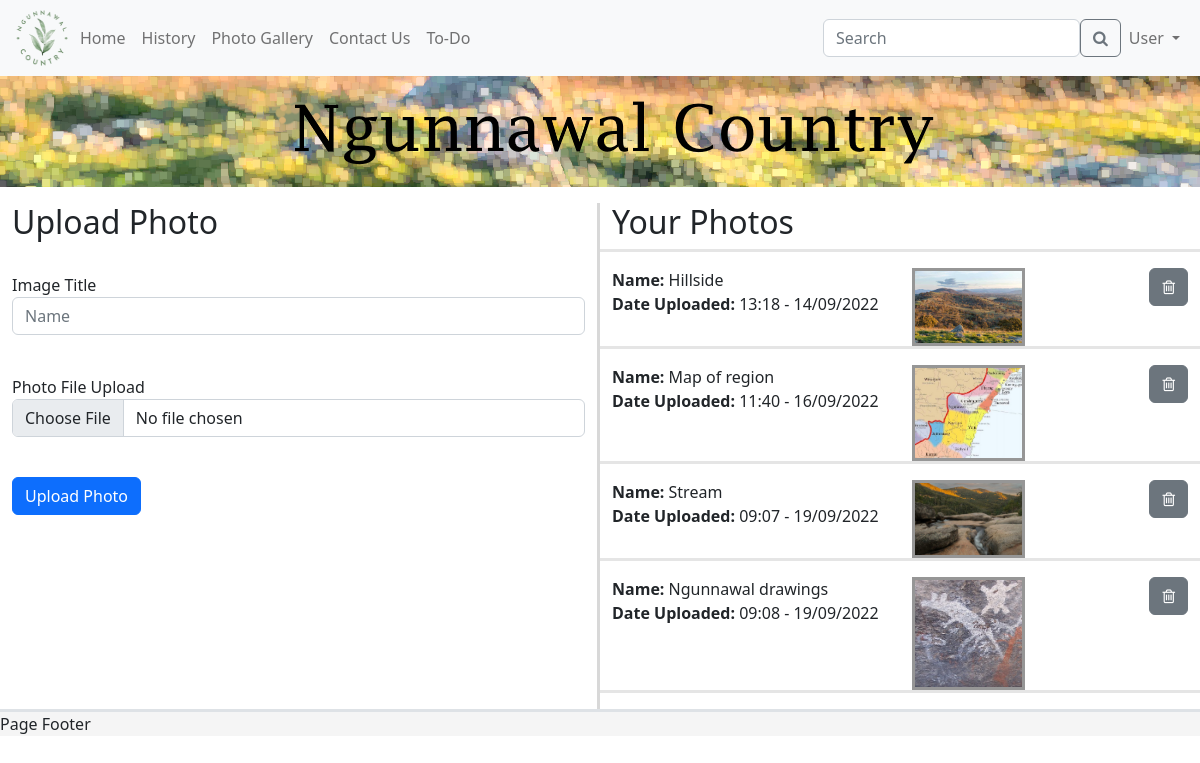
/userPhotos (signed in), run on the app's committed database.
### models.py (models this page shows, shortened)
class User(UserMixin, db.Model):
    id = db.Column(db.Integer, primary_key=True)
    email_address = db.Column(db.String(255), unique=True)
    name = db.Column(db.String(255))
    password_hash = db.Column(db.String(255))
    user_level = db.Column(db.Integer)
    active = db.Column(db.Boolean)

class Photos(db.Model):
    photoid = db.Column(db.Integer, primary_key=True)
    title = db.Column(db.String(255))
    filename = db.Column(db.String(255))
    userid = db.Column(db.Integer)
    dateSubmitted = db.Column(db.DateTime)
    enabled = db.Column(db.Boolean)

### app.py (the view, shortened to what this page needs)
@app.route('/userPhotos', methods=['GET', 'POST'])
@login_required
def photos():
    form = PhotoUploadForm()
    user_images = Photos.query.filter_by(userid=current_user.id).all()  # gets all images from database that current user has submitted
    return render_template("userPhotos.html", user=current_user, form=form, images=user_images)

### forms.py
class PhotoUploadForm(FlaskForm):
    title = StringField("Image Title", validators=[DataRequired()],
                        render_kw={"class": "form-control", "placeholder": "Name"})
    image = FileField('Photo File Upload', validators=[FileRequired()], render_kw={"class": "form-control"})
    submit = SubmitField("Upload Photo", render_kw={"class": "btn btn-primary"})

### models.py (called while the page is built)
@login.user_loader
def load_user(id):
    return User.query.get(int(id))

### templates/userPhotos.html (shortened to what this page needs)
{% extends 'template.html' %}
{% block cellContent1 %}
    <div class="row">
        <div class="col-6 vertical-divider">
            <h2>Upload Photo</h2> <br>
            <form method="post" enctype="multipart/form-data" action="">
                <p>
                    {{ form.title.label }}<br>
                    {{ form.title(size=64) }}<br>
                </p>
                <p>
                    {{ form.image.label }}<br>
                    {{ form.image(size=64) }}<br>
                </p>
                <p>{{ form.submit() }}</p>
            </form>
        </div>
        <div class="col-6">
            <div class="row">
                <h2>Your Photos</h2>
                {% for image in images %}
                    <hr class="horizontal-divider">
                    <div class="col-6">
                        <span class="fw-semibold">Name: </span>{{ image.title }}<br>
                        <span class="fw-semibold">Date Uploaded: </span>{{ image.dateSubmitted.strftime('%H:%M - %d/%m/%Y') }}
                    </div>
                    <div class="col-5">
                        <a href="/userPhotos/{{ image.photoid }}">
                            <img class="align-right img-border"
                                 src="/static/images/userPhotos/{{ image.filename }}"
                                 width="50%">
                        </a>
                    </div>
                    <div class="col-1">
                        <form method="GET" action="/photodelete/{{ image.photoid }}">
                            <button style="float: right" type="submit" value="delete" class="btn btn-secondary"><i
                                    class="fa fa-trash-o"></i></button>
                        </form>
                    </div>
                {% endfor %}
                <hr class="horizontal-divider">
            </div>
        </div>
    </div>
{% endblock %}

### templates/template.html (shortened to what this page needs)
<!DOCTYPE html>
<html lang="en">
<head>
    <link rel="stylesheet" href="/static/ngunnawal.css">
    <link rel="stylesheet" href="/static/css/bootstrap.css">
    <link rel="stylesheet" href="https://cdnjs.cloudflare.com/ajax/libs/font-awesome/4.7.0/css/font-awesome.min.css">
</head>
<body>
<nav class="navbar navbar-expand-lg bg-light sticky-top">
    <div class="container-fluid">
        <a href="/">
            <img src="/static/images/logo.png" alt="logo" width="60" height="60">
        </a>
        <div class="collapse navbar-collapse" id="navbarNav">
            <ul class="navbar-nav">
                <li class="nav-item">
                    <a class="nav-link underline" href="/">Home</a>
                </li>
                <li class="nav-item">
                    <a class="nav-link underline" href="/history">History</a>
                </li>
                {% if user.user_level == 2 %}
                    <li class="nav-item dropdown">
                        <a class="nav-link dropdown-toggle underline" href="/" id="navbarDropdown" role="button"
                           data-bs-toggle="dropdown" aria-expanded="false">
                            Photo Gallery
                        </a>
                        <ul class="dropdown-menu dropdown-menu-light"
                            aria-labelledby="navbarDropdown">
                            <li><a class="dropdown-item underline" href="/gallery">Photo Gallery</a></li>
                            <div class="dropdown-divider"></div>
                            <li><a class="dropdown-item underline" href="/admin/list_all_photos">All Photos</a></li>
                        </ul>
                    </li>
                    <li class="nav-item dropdown">
                        <a class="nav-link dropdown-toggle underline" href="/" id="navbarDropdown" role="button"
                           data-bs-toggle="dropdown" aria-expanded="false">
                            Contact Us
                        </a>
                        <ul class="dropdown-menu dropdown-menu-light"
                            aria-labelledby="navbarDropdown">
                            <li><a class="dropdown-item underline" href="/contact">Contact Page</a></li>
                            <div class="dropdown-divider"></div>
                            <li><a class="dropdown-item underline" href="/contact_messages">Contact Messages</a></li>
                        </ul>
                    </li>
                    <li>
                        <a class="nav-link underline" href="/admin/list_all_users">All users</a>
                    </li>
                {% else %}
                    <li class="nav-item">
                        <a class="nav-link underline" href="/gallery">Photo Gallery</a>
                    </li>
                    <li class="nav-item">
                        <a class="nav-link underline" href="/contact">Contact Us</a>
                    </li>
                {% endif %}
                <li class="nav-item">
                    <a class="nav-link underline" href="/todo">To-Do</a>
                </li>
            </ul>
        </div>
        <form class="d-flex" role="search">
            <input class="form-control" type="search" placeholder="Search" aria-label="Search">
            <button class="btn btn-outline-secondary" type="submit"><i class="fa fa-search"></i></button>
        </form>
        <div class="nav navbar-nav">
            {% if user.is_anonymous %}
                <li class="nav-item dropdown">
                    <a class="nav-link dropdown-toggle underline" href="/" id="navbarDropdown" role="button"
                       data-bs-toggle="dropdown" aria-expanded="false">
                        Log in
                    </a>
                    <ul class="dropdown-menu dropdown-menu-light dropdown-menu-end" aria-labelledby="navbarDropdown">
                        <li><a class="dropdown-item" href="/login">Log In</a></li>
                        <div class="dropdown-divider"></div>
                        <li><a class="dropdown-item" href="/register">Register Account</a></li>
                    </ul>
                </li>
            {% else %}
                <li class="nav-item dropdown">
                    <a class="nav-link dropdown-toggle underline" href="/" id="navbarDropdown" role="button"
                       data-bs-toggle="dropdown" aria-expanded="false">
                        {{ user.name }}
                    </a>
                </li>
            {% endif %}
        </div>
    </div>
</nav>
<div class="banner">
    <img style="margin-bottom: 0.5em" src="/static/images/banner_small.png" alt="website banner">
</div>
<div class="container-fluid">
    <div class="row">
        <div class="col-12 align-centre">
        </div>
    </div>
    <div class="row">
        <div class="col-12">
            {% block cellContent1 %} {% endblock %}
        </div>
    </div>
</div>
<div class="footer sticky-bottom border-top border-3">
    Page Footer
</div>
</body>
</html>

### static/ngunnawal.css (style rules this page uses)
* { margin: 0; padding: 0; box-sizing: border-box; }
body { background-color: #cff2ec; }
.banner > img { display: block; margin-left: auto; margin-right: auto; max-height: 100%; max-width: 100%; height: auto; }
.img-border { border: 3px solid #969696; }
.align-centre { text-align: center; }
.align-right { text-align: right; }
.footer { overflow: hidden; background-color: rgb(245, 245, 245); width: 100%; bottom: 0; }
hr.horizontal-divider { border-top: 3px solid #969696; }
.vertical-divider { border-right: 3px solid #d8d8d8; }

### data on the page
User: name "User"
Photos: title "Hillside", dateSubmitted "13:18 - 14/09/2022", filename (picture)
Photos: title "Map of region", dateSubmitted "11:40 - 16/09/2022", filename (picture)
Photos: title "Stream", dateSubmitted "09:07 - 19/09/2022", filename (picture)
Photos: title "Ngunnawal drawings", dateSubmitted "09:08 - 19/09/2022", filename (picture)
